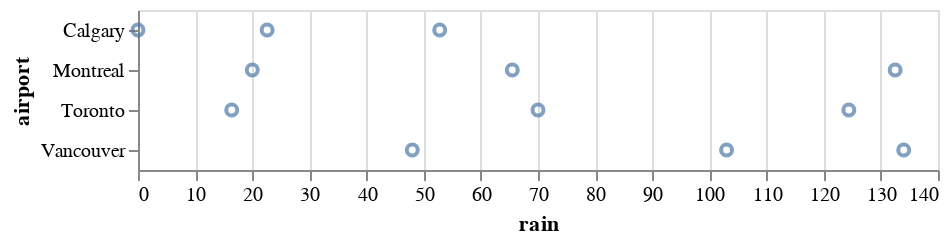

Here is the notebook cell this chart was saved with:
### Markdown cell above
This visual representation does not really provide us with any insights that we could not infer from the data table. Choosing which channel should be used to encode the data is not a trivial endeavour. In the coming notebooks, we will explore this issue in detail.

Let's change the data that is encoded on the `x` channel from `'month'` to the `'rain'` field

### Code cell
alt.Chart(df).mark_point().encode(
    y='airport',
    x='rain',
)

### Figure 1 — Vega-Lite specification as saved in the notebook (floating-point values rounded to 4 significant figures)
{"config": {"view": {"continuousWidth": 400, "continuousHeight": 300}}, "data": {"name": "data-e882fe3edc48634ed74c54554235352c"}, "mark": "point", "encoding": {"x": {"field": "rain", "type": "quantitative"}, "y": {"field": "airport", "type": "nominal"}}, "$schema": "https://vega.github.io/schema/vega-lite/v4.17.0.json", "datasets": {"data-e882fe3edc48634ed74c54554235352c": [{"airport": "Calgary", "year": 2000, "month": "January", "temp": -9.7, "rain": 0.0, "snow": 23.8, "precip": 10.2}, {"airport": "Calgary", "year": 2000, "month": "May", "temp": 8.8, "rain": 22.6, "snow": 6.4, "precip": 28.8}, {"airport": "Calgary", "year": 2000, "month": "September", "temp": 10.7, "rain": 52.8, "snow": 0.8, "precip": 53.6}, {"airport": "Montreal", "year": 2000, "month": "January", "temp": -10.1, "rain": 20.0, "snow": 64.8, "precip": 95.8}, {"airport": "Montreal", "year": 2000, "month": "May", "temp": 13.3, "rain": 132.5, "snow": 0.0, "precip": 132.5}, {"airport": "Montreal", "year": 2000, "month": "September", "temp": 14.3, "rain": 65.5, "snow": 0.0, "precip": 65.5}, {"airport": "Toronto", "year": 2000, "month": "January", "temp": -5.8, "rain": 16.4, "snow": 17.0, "precip": 29.2}, {"airport": "Toronto", "year": 2000, "month": "May", "temp": 14.3, "rain": 124.4, "snow": 0.0, "precip": 124.4}, {"airport": "Toronto", "year": 2000, "month": "September", "temp": 15.9, "rain": 70.0, "snow": 0.0, "precip": 70.0}, {"airport": "Vancouver", "year": 2000, "month": "January", "temp": 3.5, "rain": 134.0, "snow": 18.8, "precip": 151.4}, {"airport": "Vancouver", "year": 2000, "month": "May", "temp": 11.7, "rain": 103.0, "snow": 0.0, "precip": 103.0}, {"airport": "Vancouver", "year": 2000, "month": "September", "temp": 15.0, "rain": 48.0, "snow": 0.0, "precip": 48.0}]}}
